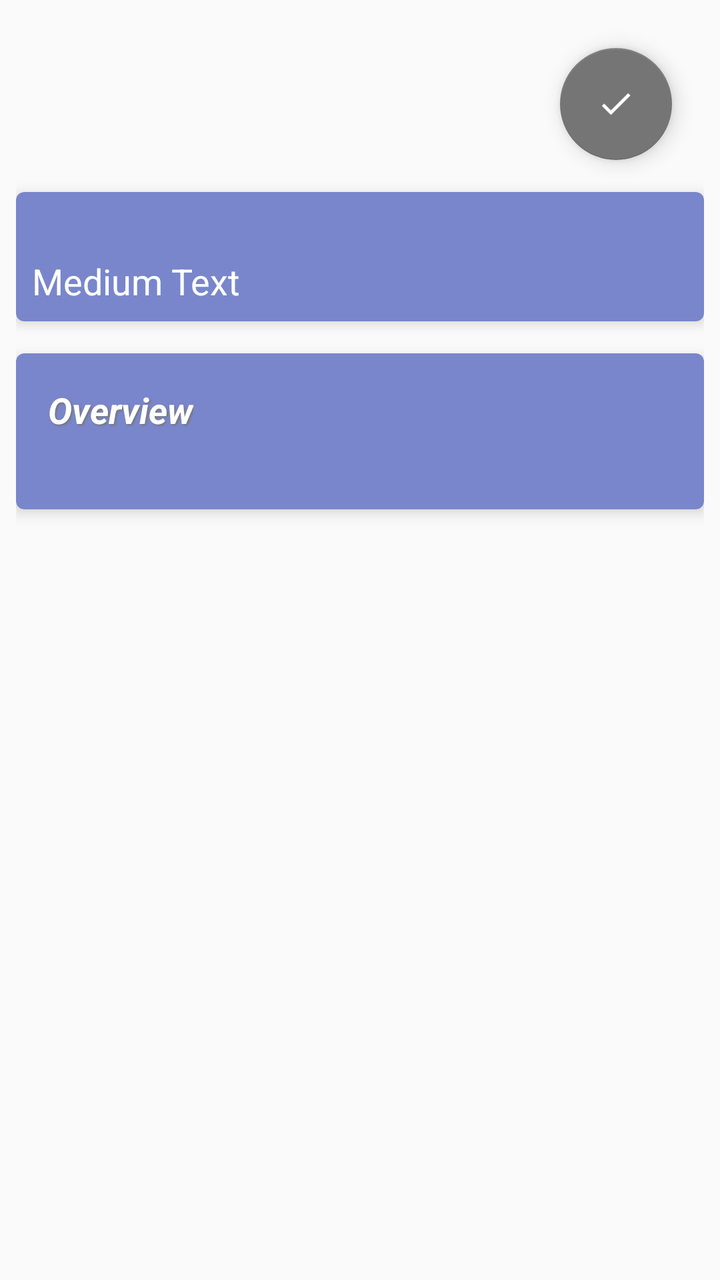
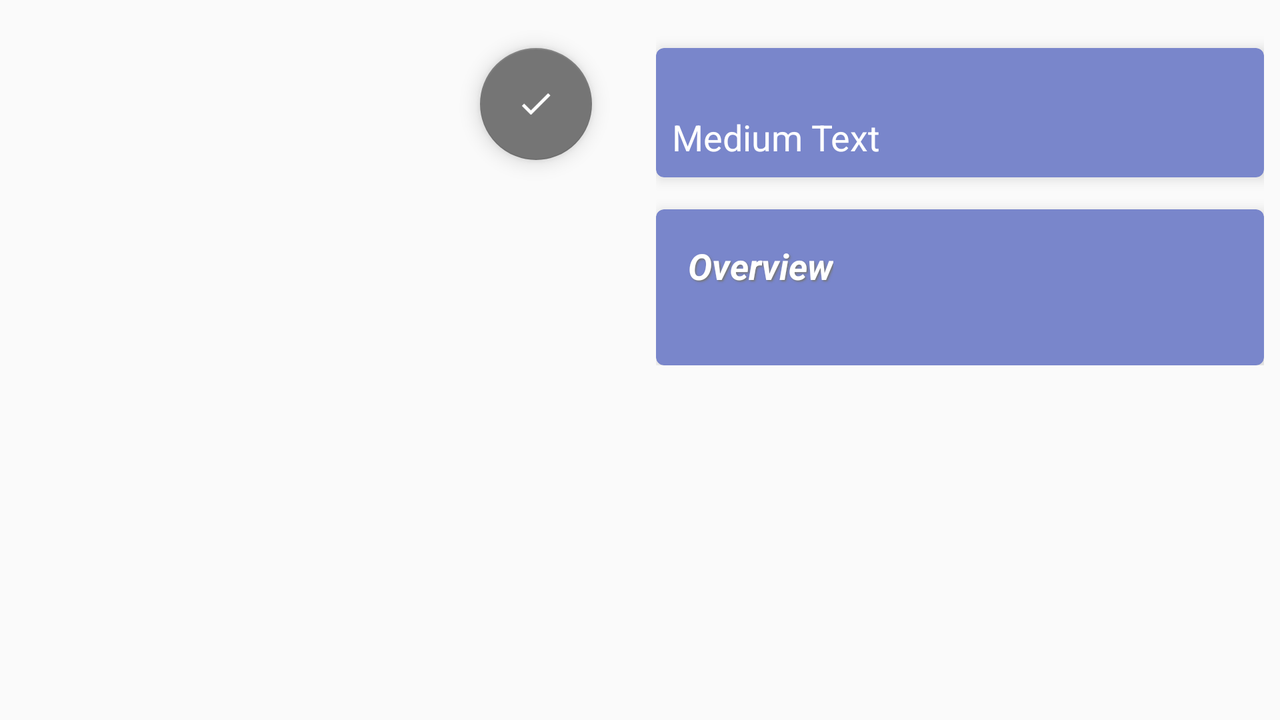

An Android layout and its configuration variant, each rendered on a device that would load it. The default file and the variant file are quoted in full after the pictures.
<!-- AndroidManifest.xml: application theme AppTheme -->
<!-- res/layout/fragment_next_watch_detail.xml -->
<LinearLayout xmlns:android="http://schemas.android.com/apk/res/android"
    xmlns:tools="http://schemas.android.com/tools"
    android:layout_width="match_parent"
    android:layout_height="match_parent"
    xmlns:app="http://schemas.android.com/apk/res-auto"
    android:orientation="vertical"
    android:padding="@dimen/padding_default"
    tools:context="smasini.it.traxer.app.fragments.NextWatchDetailFragment">
    <ScrollView
        android:layout_width="match_parent"
        android:layout_height="match_parent"
        android:fillViewport="true"
        android:id="@+id/scrollView" >
        <LinearLayout
            android:layout_width="match_parent"
            android:layout_height="wrap_content"
            android:orientation="vertical">
            <android.support.v7.widget.CardView
                android:layout_width="match_parent"
                android:layout_height="wrap_content"
                app:cardCornerRadius="4dp"
                android:id="@+id/image_container"
                android:layout_marginTop="@dimen/padding_default"
                app:cardBackgroundColor="@color/indigo_300"
                app:cardElevation="4dp" >
                <RelativeLayout
                    android:layout_width="match_parent"
                    android:layout_height="match_parent">
                    <ImageView
                        android:layout_width="match_parent"
                        android:adjustViewBounds="true"
                        android:scaleType="fitXY"
                        android:contentDescription="@string/accessibility_episode_photo"
                        android:id="@+id/imageview_episode_photo"
                        android:layout_height="wrap_content" />
                    <TextView
                        android:layout_width="match_parent"
                        android:layout_height="wrap_content"
                        android:background="@drawable/background_protection_serie"
                        android:textAppearance="?android:attr/textAppearanceMedium"
                        android:padding="4dp"
                        android:id="@+id/textview_name_episode"
                        android:layout_alignBottom="@+id/imageview_episode_photo" />
                </RelativeLayout>
            </android.support.v7.widget.CardView>
            <android.support.design.widget.FloatingActionButton
                android:id="@+id/fab_watch"
                android:layout_marginTop="@dimen/padding_default"
                android:layout_marginEnd="@dimen/margin_default"
                android:layout_width="wrap_content"
                android:layout_height="wrap_content"
                android:layout_gravity="end"
                app:elevation="6dp"
                app:layout_anchor="@id/image_container"
                app:layout_anchorGravity="bottom|end"
                android:contentDescription="@string/accessibillity_watch_unwatch"
                app:backgroundTint="@color/grey_600"
                android:src="@drawable/ic_check_white_24dp" />
            <android.support.v7.widget.CardView
                android:layout_width="match_parent"
                android:layout_height="wrap_content"
                android:layout_marginTop="@dimen/margin_default"
                android:layout_marginBottom="@dimen/margin_default"
                app:cardCornerRadius="4dp"
                app:contentPadding="@dimen/padding_default"
                app:cardBackgroundColor="@color/indigo_300"
                app:cardElevation="4dp" >
                <LinearLayout
                    android:layout_width="match_parent"
                    android:layout_height="wrap_content"
                    android:orientation="vertical">
                    <TextView
                        android:layout_width="wrap_content"
                        android:layout_height="wrap_content"
                        android:textAppearance="?android:attr/textAppearanceMedium"
                        android:id="@+id/textview_season_episode" />
                    <TextView
                        android:layout_width="wrap_content"
                        android:layout_height="wrap_content"
                        android:textAppearance="?android:attr/textAppearanceMedium"
                        android:text="Medium Text"
                        android:id="@+id/textview_first_aired" />
                </LinearLayout>
            </android.support.v7.widget.CardView>
            <android.support.v7.widget.CardView
            android:layout_width="match_parent"
            android:layout_height="wrap_content"
            app:cardCornerRadius="4dp"
            app:contentPadding="@dimen/padding_default"
            app:cardBackgroundColor="@color/indigo_300"
            app:cardElevation="4dp" >
            <LinearLayout
                android:layout_width="match_parent"
                android:layout_height="wrap_content"
                android:padding="8dp"
                android:orientation="vertical">
                <TextView
                    android:layout_width="wrap_content"
                    android:layout_height="wrap_content"
                    android:textSize="@dimen/info_label_size"
                    android:shadowColor="@color/shadow_color"
                    android:shadowDx="2"
                    android:shadowDy="2"
                    android:shadowRadius="2"
                    android:text="@string/label_overview"
                    android:textStyle="bold|italic" />
                <TextView
                    android:layout_width="wrap_content"
                    android:layout_height="wrap_content"
                    android:textSize="16sp"
                    android:id="@+id/episode_overview"/>
            </LinearLayout>
        </android.support.v7.widget.CardView>
        </LinearLayout>
    </ScrollView>
</LinearLayout>
<!-- resources referenced by this layout -->
<resources>
  <color name="grey_600">#757575</color>
  <color name="indigo_300">#7986CB</color>
  <color name="shadow_color">@color/grey_600</color>
  <dimen name="info_label_size">18sp</dimen>
  <dimen name="margin_default">16dp</dimen>
  <dimen name="padding_default">8dp</dimen>
  <!-- drawable background_protection_serie (drawable) -->
  <?xml version="1.0" encoding="utf-8"?>
  <shape xmlns:android="http://schemas.android.com/apk/res/android"
      android:shape="rectangle">
      <gradient
          android:angle="-90"
          android:startColor="@color/indigo_200_60_transparency"
          android:endColor="@color/indigo_300_30_transparency"
          android:type="linear"
          android:useLevel="false" />
  </shape>
  <!-- drawable ic_check_white_24dp: png bitmap (drawable-hdpi, 736 bytes) -->
  <string name="accessibility_episode_photo">episode photo</string>
  <string name="accessibillity_watch_unwatch">Episode watch/unwatch</string>
  <string name="label_overview">Overview</string>
  <!-- from res/values-v21/ -->
  <style name="AppTheme" parent="Theme.AppCompat.Light.NoActionBar">
          <item name="colorPrimary">@color/colorPrimary</item>
          <item name="colorPrimaryDark">@color/colorPrimaryDark</item>
          <item name="colorAccent">@color/colorAccent</item>
          <item name="android:textColor">@color/text_color</item>
  
          <item name="android:statusBarColor">@android:color/transparent</item>
          <item name="android:windowDrawsSystemBarBackgrounds">true</item>
          
      </style>
  <color name="indigo_200_60_transparency">#999FA8DA</color>
  <color name="indigo_300_30_transparency">#667986CB</color>
  <color name="colorPrimary">@color/indigo_500</color>
  <color name="colorPrimaryDark">@color/indigo_700</color>
  <color name="colorAccent">@color/cyan_500</color>
  <color name="text_color">#FFFFFF</color>
  <color name="indigo_500">#3F51B5</color>
  <color name="indigo_700">#303F9F</color>
  <color name="cyan_500">#00BCD4</color>
</resources>
<!-- res/layout-land/fragment_next_watch_detail.xml (the repository's variant of the layout above) -->
<!-- drawn on the phone turned sideways -->
<LinearLayout xmlns:android="http://schemas.android.com/apk/res/android"
    xmlns:tools="http://schemas.android.com/tools"
    android:layout_width="match_parent"
    android:layout_height="match_parent"
    xmlns:app="http://schemas.android.com/apk/res-auto"
    android:orientation="vertical"
    android:padding="@dimen/padding_default"
    tools:context="smasini.it.traxer.app.fragments.NextWatchDetailFragment">
    <ScrollView
        android:layout_width="match_parent"
        android:layout_height="match_parent"
        android:fillViewport="true"
        android:id="@+id/scrollView" >
        <LinearLayout
            android:layout_width="match_parent"
            android:layout_height="wrap_content"
            android:weightSum="2"
            android:orientation="horizontal">
                <LinearLayout
                    android:layout_width="0dp"
                    android:layout_height="wrap_content"
                    android:orientation="vertical"
                    android:layout_marginEnd="@dimen/padding_default"
                    android:layout_weight="1">
                    <android.support.v7.widget.CardView
                        android:layout_width="match_parent"
                        android:layout_height="wrap_content"
                        app:cardCornerRadius="4dp"
                        android:id="@+id/image_container"
                        android:layout_marginTop="@dimen/padding_default"
                        app:cardBackgroundColor="@color/indigo_300"
                        app:cardElevation="4dp" >
                        <RelativeLayout
                            android:layout_width="match_parent"
                            android:layout_height="match_parent">
                            <ImageView
                                android:layout_width="match_parent"
                                android:adjustViewBounds="true"
                                android:scaleType="fitXY"
                                android:contentDescription="@string/accessibility_episode_photo"
                                android:id="@+id/imageview_episode_photo"
                                android:layout_height="wrap_content" />
                            <TextView
                                android:layout_width="match_parent"
                                android:layout_height="wrap_content"
                                android:background="@drawable/background_protection_serie"
                                android:textAppearance="?android:attr/textAppearanceMedium"
                                android:padding="4dp"
                                android:id="@+id/textview_name_episode"
                                android:layout_alignBottom="@+id/imageview_episode_photo" />
                        </RelativeLayout>
                    </android.support.v7.widget.CardView>
                    <android.support.design.widget.FloatingActionButton
                    android:id="@+id/fab_watch"
                    android:layout_marginTop="@dimen/padding_default"
                    android:layout_marginEnd="@dimen/margin_default"
                    android:layout_marginBottom="@dimen/margin_default"
                    android:layout_width="wrap_content"
                    android:layout_height="wrap_content"
                    android:layout_gravity="end"
                    app:elevation="6dp"
                    app:layout_anchor="@id/image_container"
                    app:layout_anchorGravity="bottom|end"
                    android:contentDescription="@string/accessibillity_watch_unwatch"
                    app:backgroundTint="@color/grey_600"
                    android:src="@drawable/ic_check_white_24dp" />
                </LinearLayout>
                <LinearLayout
                    android:layout_width="0dp"
                    android:layout_height="wrap_content"
                    android:layout_weight="1"
                    android:layout_marginStart="@dimen/padding_default"
                    android:orientation="vertical">
                    <android.support.v7.widget.CardView
                        android:layout_width="match_parent"
                        android:layout_height="wrap_content"
                        android:layout_marginTop="@dimen/margin_default"
                        android:layout_marginBottom="@dimen/margin_default"
                        app:cardCornerRadius="4dp"
                        app:contentPadding="@dimen/padding_default"
                        app:cardBackgroundColor="@color/indigo_300"
                        app:cardElevation="4dp" >
                        <LinearLayout
                            android:layout_width="match_parent"
                            android:layout_height="wrap_content"
                            android:orientation="vertical">
                            <TextView
                                android:layout_width="wrap_content"
                                android:layout_height="wrap_content"
                                android:textAppearance="?android:attr/textAppearanceMedium"
                                android:id="@+id/textview_season_episode" />
                            <TextView
                                android:layout_width="wrap_content"
                                android:layout_height="wrap_content"
                                android:textAppearance="?android:attr/textAppearanceMedium"
                                android:text="Medium Text"
                                android:id="@+id/textview_first_aired" />
                        </LinearLayout>
                    </android.support.v7.widget.CardView>
                    <android.support.v7.widget.CardView
                        android:layout_width="match_parent"
                        android:layout_height="wrap_content"
                        app:cardCornerRadius="4dp"
                        app:contentPadding="@dimen/padding_default"
                        app:cardBackgroundColor="@color/indigo_300"
                        app:cardElevation="4dp" >
                        <LinearLayout
                            android:layout_width="match_parent"
                            android:layout_height="wrap_content"
                            android:padding="8dp"
                            android:orientation="vertical">
                            <TextView
                                android:layout_width="wrap_content"
                                android:layout_height="wrap_content"
                                android:textSize="@dimen/info_label_size"
                                android:shadowColor="@color/shadow_color"
                                android:shadowDx="2"
                                android:shadowDy="2"
                                android:shadowRadius="2"
                                android:text="@string/label_overview"
                                android:textStyle="bold|italic" />
                            <TextView
                                android:layout_width="wrap_content"
                                android:layout_height="wrap_content"
                                android:textSize="16sp"
                                android:id="@+id/episode_overview"/>
                        </LinearLayout>
                    </android.support.v7.widget.CardView>
                </LinearLayout>
            </LinearLayout>
    </ScrollView>
    <android.support.v7.widget.CardView
        android:layout_width="match_parent"
        android:layout_height="wrap_content"
        app:cardCornerRadius="4dp"
        android:id="@+id/empty"
        app:contentPadding="@dimen/padding_default"
        app:cardBackgroundColor="@color/indigo_300"
        app:cardElevation="4dp" >
        <LinearLayout
            android:layout_width="match_parent"
            android:layout_height="wrap_content"
            android:padding="8dp"
            android:gravity="center"
            android:orientation="vertical">
            <TextView
                android:layout_width="wrap_content"
                android:layout_height="wrap_content"
                android:textSize="@dimen/info_label_size"
                android:shadowColor="@color/shadow_color"
                android:shadowDx="2"
                android:shadowDy="2"
                android:shadowRadius="2"
                android:text="@string/next_watch_empty"
                android:textStyle="bold|italic" />
        </LinearLayout>
    </android.support.v7.widget.CardView>
</LinearLayout>
<!-- resources referenced by the variant -->
<!-- as the phone turned sideways resolves them -->
<resources>
  <color name="grey_600">#757575</color>
  <color name="indigo_300">#7986CB</color>
  <color name="shadow_color">@color/grey_600</color>
  <dimen name="info_label_size">18sp</dimen>
  <dimen name="margin_default">16dp</dimen>
  <dimen name="padding_default">8dp</dimen>
  <!-- drawable background_protection_serie (drawable) -->
  <?xml version="1.0" encoding="utf-8"?>
  <shape xmlns:android="http://schemas.android.com/apk/res/android"
      android:shape="rectangle">
      <gradient
          android:angle="-90"
          android:startColor="@color/indigo_200_60_transparency"
          android:endColor="@color/indigo_300_30_transparency"
          android:type="linear"
          android:useLevel="false" />
  </shape>
  <!-- drawable ic_check_white_24dp: png bitmap (drawable-hdpi, 736 bytes) -->
  <string name="accessibility_episode_photo">episode photo</string>
  <string name="accessibillity_watch_unwatch">Episode watch/unwatch</string>
  <string name="label_overview">Overview</string>
  <string name="next_watch_empty">Nothing to watch</string>
  <!-- from res/values-v21/ -->
  <style name="AppTheme" parent="Theme.AppCompat.Light.NoActionBar">
          <item name="colorPrimary">@color/colorPrimary</item>
          <item name="colorPrimaryDark">@color/colorPrimaryDark</item>
          <item name="colorAccent">@color/colorAccent</item>
          <item name="android:textColor">@color/text_color</item>
  
          <item name="android:statusBarColor">@android:color/transparent</item>
          <item name="android:windowDrawsSystemBarBackgrounds">true</item>
          
      </style>
  <color name="indigo_200_60_transparency">#999FA8DA</color>
  <color name="indigo_300_30_transparency">#667986CB</color>
  <color name="colorPrimary">@color/indigo_500</color>
  <color name="colorPrimaryDark">@color/indigo_700</color>
  <color name="colorAccent">@color/cyan_500</color>
  <color name="text_color">#FFFFFF</color>
  <color name="indigo_500">#3F51B5</color>
  <color name="indigo_700">#303F9F</color>
  <color name="cyan_500">#00BCD4</color>
</resources>
